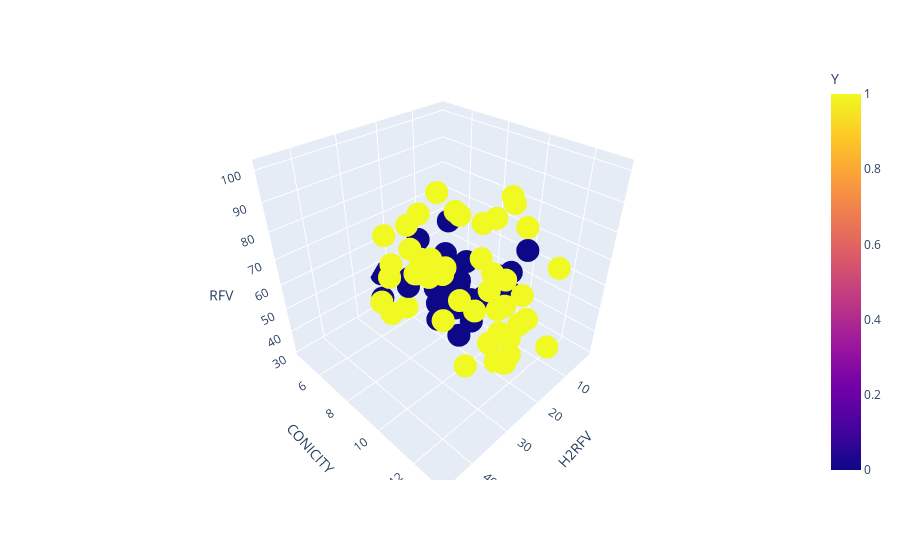

The cell this chart's notebook holds for it:
### Code cell
fig = px.scatter_3d(data, x="H2RFV", y="CONICITY",z="RFV",
                    color= "Y")

fig.show()

### Figure 1 — Plotly figure (JSON) as saved in the notebook; plotly's stock layout.template omitted (floating-point values rounded to 4 significant figures)
{"data": [{"hovertemplate": "H2RFV=%{x}<br>CONICITY=%{y}<br>RFV=%{z}<br>Y=%{marker.color}<extra></extra>", "legendgroup": "", "marker": {"color": [0, 0, 0, 0, 1, 1, 0, 0, 0, 0, 0, 1, 1, 0, 1, 1, 1, 0, 1, 1, 1, 0, 0, 0, 0, 1, 1, 1, 1, 0, 1, 1, 1, 1, 1, 0, 0, 1, 1, 0, 0, 0, 0, 1, 1, 1, 1, 1, 1, 0, 0, 1, 1, 1, 1, 1, 1, 1, 0, 0, 1, 1, 1, 1, 1, 1, 1, 0, 0, 0, 1, 0, 1, 1, 0, 0, 0, 1, 0, 0, 0], "coloraxis": "coloraxis", "symbol": "circle"}, "mode": "markers", "name": "", "scene": "scene", "showlegend": false, "type": "scatter3d", "x": [23, 6, 2, 22, 35, 15, 19, 24, 20, 7, 8, 16, 30, 23, 29, 19, 23, 7, 22, 27, 17, 19, 7, 22, 3, 20, 16, 8, 21, 18, 28, 42, 23, 27, 27, 17, 14, 32, 22, 16, 25, 16, 14, 29, 31, 24, 4, 13, 46, 21, 23, 18, 15, 21, 39, 6, 30, 16, 24, 21, 10, 12, 16, 32, 23, 22, 19, 13, 13, 10, 34, 5, 30, 17, 6, 19, 11, 34, 10, 25, 7], "y": [4.5, 6.4, 8, 9.4, 12.1, 10.6, 7.2, 8.5, 7.7, 8.2, 6.8, 10.8, 6.9, 7.5, 6.8, 8.5, 7.8, 9.7, 9.3, 7.2, 9.6, 6.3, 9.8, 8.2, 9.9, 10.7, 11.2, 10.9, 6.8, 7.1, 7.8, 12.4, 6.5, 10.3, 9.4, 6.7, 8.6, 9.8, 8.1, 7.7, 7, 7.9, 7, 11.4, 8.8, 12.2, 9.9, 10.2, 10.9, 8.4, 8.3, 10.4, 12.9, 11.2, 9.2, 9.3, 13.2, 13, 4.7, 9.9, 10.8, 10.3, 11.6, 9.3, 11.2, 10.9, 11, 8.1, 7.5, 6.4, 10.9, 6.1, 8.5, 9.6, 4.5, 7.7, 5.7, 7.3, 9.5, 6.9, 7.1], "z": [46, 35, 34, 39, 55, 62, 51, 51, 36, 37, 40, 53, 60, 60, 64, 83, 58, 55, 86, 46, 68, 65, 46, 49, 62, 69, 41, 40, 78, 50, 73, 80, 74, 63, 69, 55, 44, 80, 90, 54, 56, 56, 58, 66, 70, 44, 72, 35, 101, 55, 49, 86, 45, 58, 64, 83, 60, 77, 36, 47, 39, 87, 61, 78, 46, 65, 32, 58, 34, 67, 83, 35, 68, 81, 35, 40, 34, 55, 55, 52, 31]}], "layout": {"coloraxis": {"colorbar": {"title": {"text": "Y"}}, "colorscale": [[0, "#0d0887"], [0.1111, "#46039f"], [0.2222, "#7201a8"], [0.3333, "#9c179e"], [0.4444, "#bd3786"], [0.5556, "#d8576b"], [0.6667, "#ed7953"], [0.7778, "#fb9f3a"], [0.8889, "#fdca26"], [1, "#f0f921"]]}, "legend": {"tracegroupgap": 0}, "margin": {"t": 60}, "scene": {"domain": {"x": [0, 1], "y": [0, 1]}, "xaxis": {"title": {"text": "H2RFV"}}, "yaxis": {"title": {"text": "CONICITY"}}, "zaxis": {"title": {"text": "RFV"}}}}}
